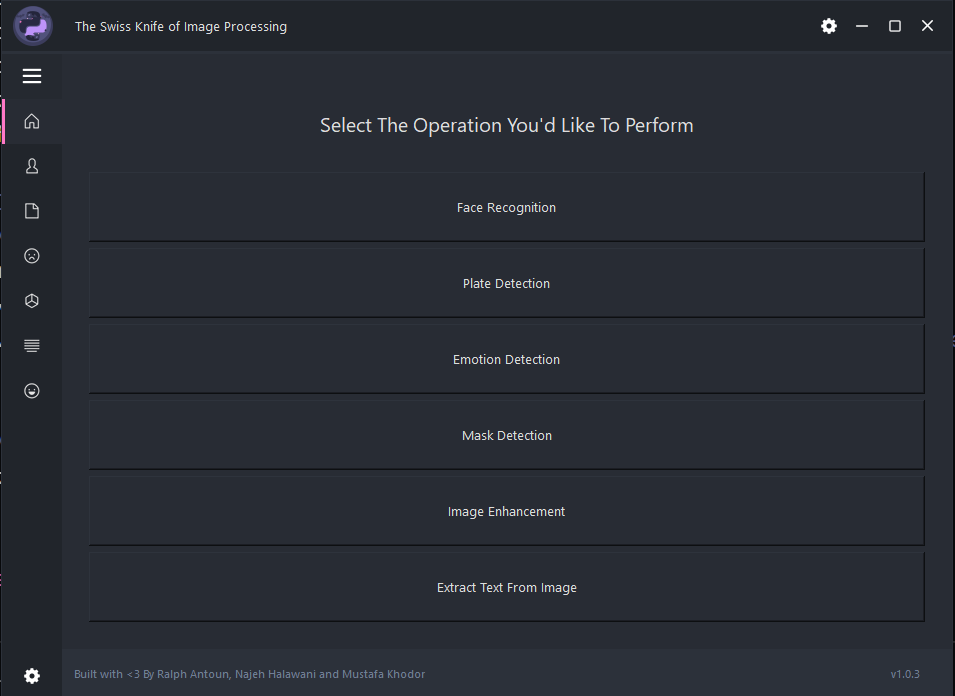
#> input picture screen_1.png, 955 x 696 px
$ python -i adaptiveThreshholding.py   (imports and definitions only)
#> lines starting #> are read from the running program, lines starting #| are printed output that depends on the picture; after the words box and inside, x2 and y2 are one past the last pixel; in counts of white or black regions, pixels touching at a corner belong together
import cv2 as cv
from PIL import Image, ImageFilter
from matplotlib import pyplot as plt
import PIL
import numpy as np
import random


def adaptveThreshholding(Image):
    image = cv.imread(Image)
    img = cv.cvtColor(image,cv.COLOR_RGB2GRAY)
    img= cv.resize(img,(700,700))
    _,result=cv.threshold(img,0,190,cv.THRESH_BINARY)
    #  the last two value can be changed depending ont the pic but abl e5er wehde have to always be ODD
    adaptiveIMG = cv.adaptiveThreshold(img,255,cv.ADAPTIVE_THRESH_GAUSSIAN_C,cv.THRESH_BINARY,11,2)
    # adaptiveIMG=cv.resize(adaptive,(700,700))
    titles = ['Original Image', 'Enhanced Image']
    images = [image,adaptiveIMG]
    # path = 'C:\\Desktop\\Output',random.randint(1,15),'.jpg'
    cv.imwrite('C:\\Desktop\\Output.jpg',adaptiveIMG)
    cv.imshow('Enhanced Image', adaptiveIMG)
    for i in range(2):
        plt.subplot(1, 2, i+1), plt.imshow(images[i], 'gray')
        plt.title(titles[i])
        plt.xticks([]), plt.yticks([])
    plt.show()
    cv.waitKey(0)
    cv.destroyAllWindows()

def enhancement_save(Image):
#> called with Image = '../screen_1.png'
    image = cv.imread(Image)
#> image is the input picture: shape (696, 955, 3); mean B, G, R 52.4, 44.6, 40.6

    img = cv.cvtColor(image,cv.COLOR_RGB2GRAY)
    img= cv.resize(img,(700,700))
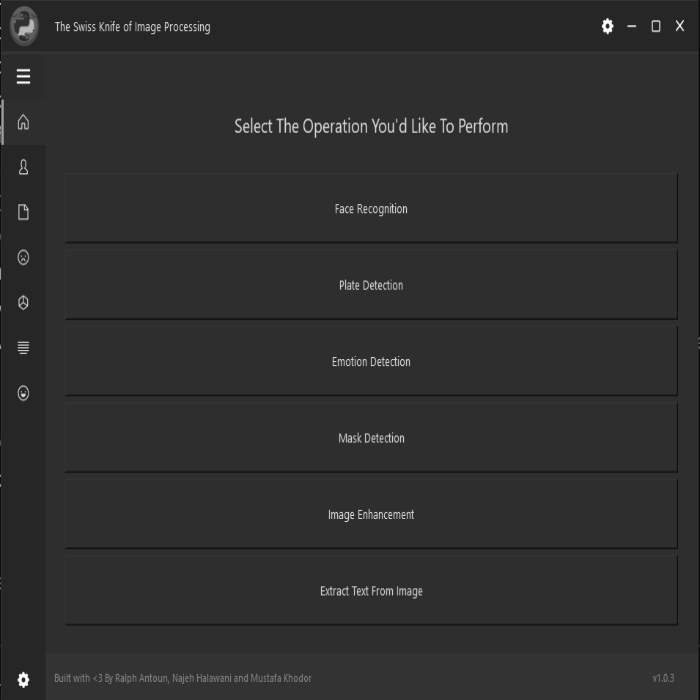
#> img: shape (700, 700); min 10, max 255, mean 46.4
    _,result=cv.threshold(img,0,190,cv.THRESH_BINARY)
#> result: shape (700, 700); every value is 190
    #  the last two value can be changed depending ont the pic but abl e5er wehde have to always be ODD
    adaptive = cv.adaptiveThreshold(img,255,cv.ADAPTIVE_THRESH_GAUSSIAN_C,cv.THRESH_BINARY,11,2)
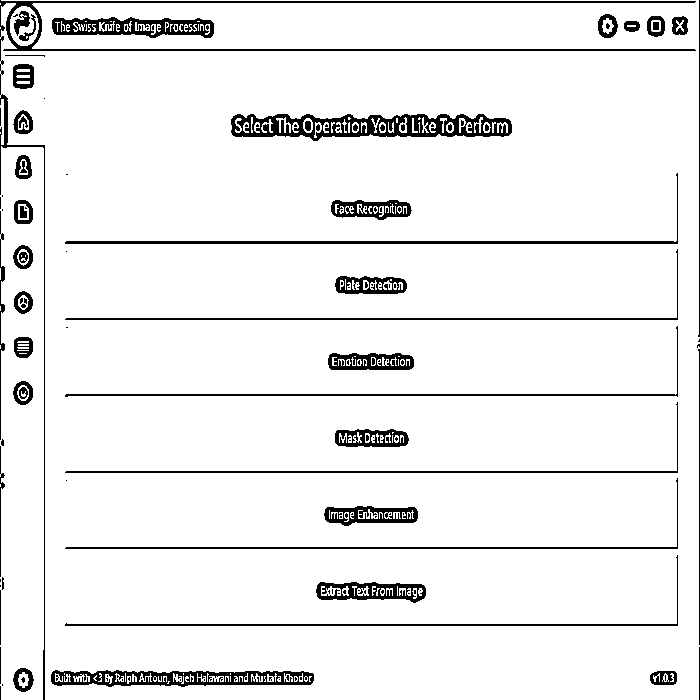
#> adaptive: shape (700, 700); 93.3% white; 149 black regions (95 under 20 px), largest, box (x1, y1, x2, y2) and area: (0, 0, 696, 700) 4321, (231, 114, 512, 141) 3924, (51, 670, 314, 687) 2533
    adaptiveIMG=cv.resize(adaptive,(700,700))
#> (the run stopped early here; a loop or call above may not have finished)

$ run again, on screen_2.png
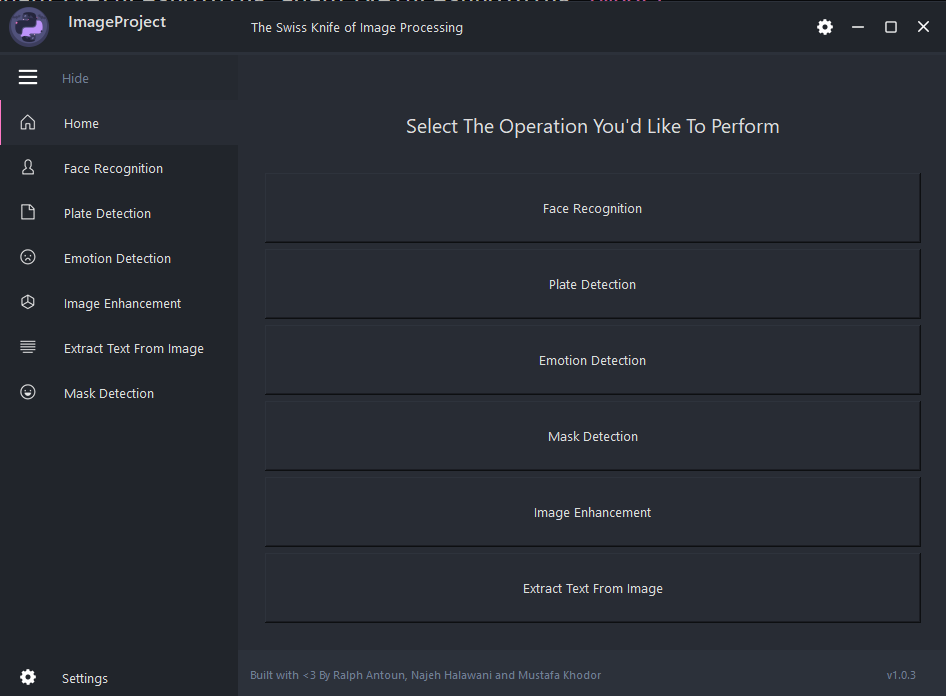
#> input picture screen_2.png, 946 x 696 px
#> in enhancement_save, image is the input picture: shape (696, 946, 3); mean B, G, R 51.7, 44.2, 40.3
#> in enhancement_save, `img= cv.resize(img,(700,700))`:
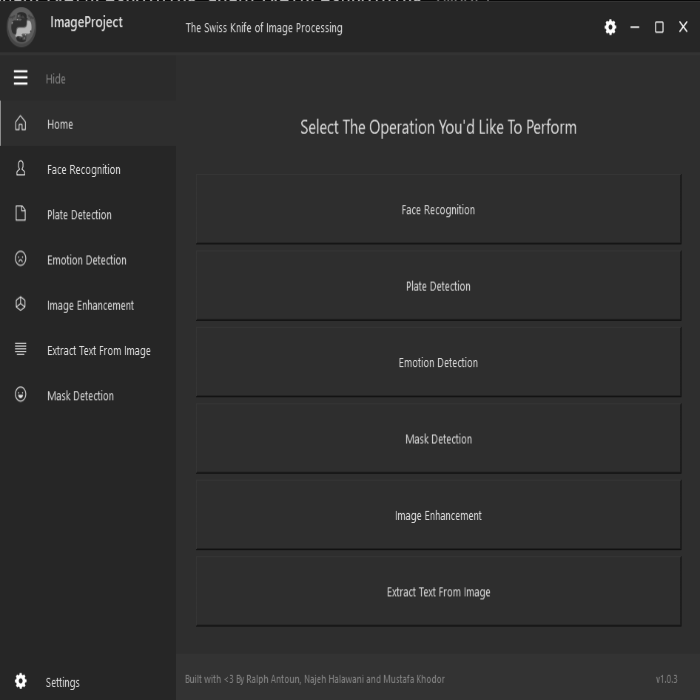
#> img: shape (700, 700); min 9, max 255, mean 46
#> result: shape (700, 700); every value is 190
#> in enhancement_save, `adaptive = cv.adaptiveThreshold(img,255,cv.ADAPTIVE_THRESH_GAUSSIAN_C,..`:
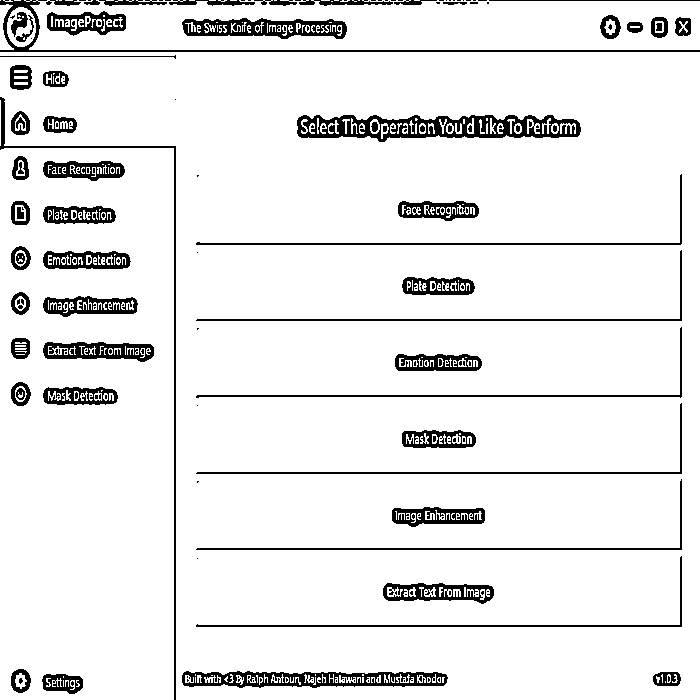
#> adaptive: shape (700, 700); 91.9% white; 230 black regions (164 under 20 px), largest, box (x1, y1, x2, y2) and area: (297, 115, 581, 142) 3936, (182, 671, 448, 688) 2551, (0, 0, 700, 52) 1980
